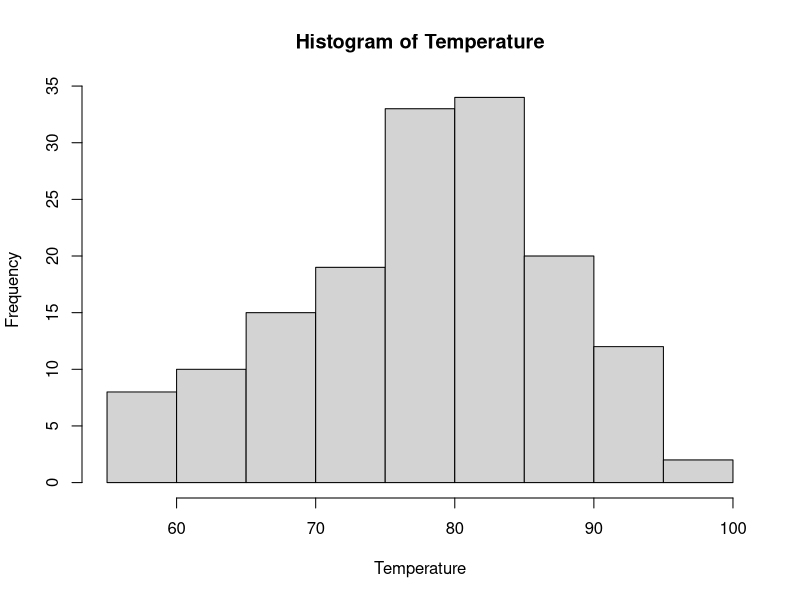
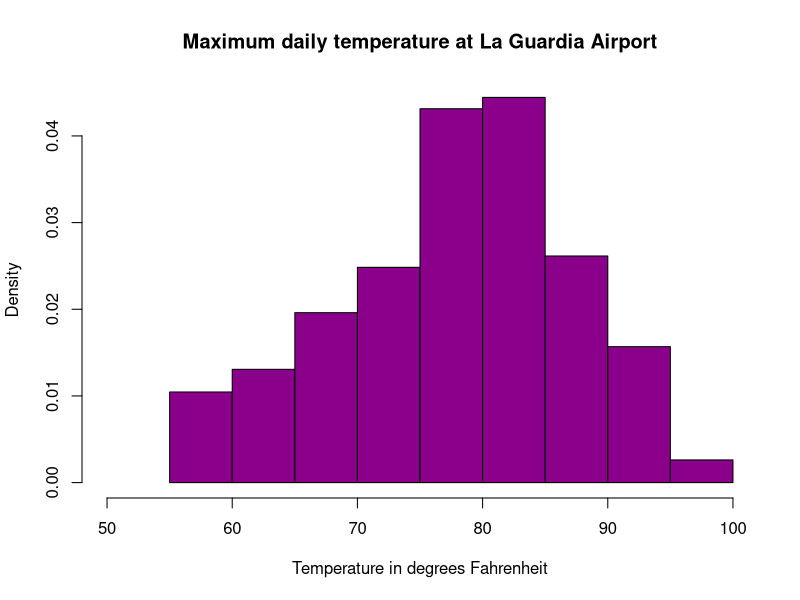
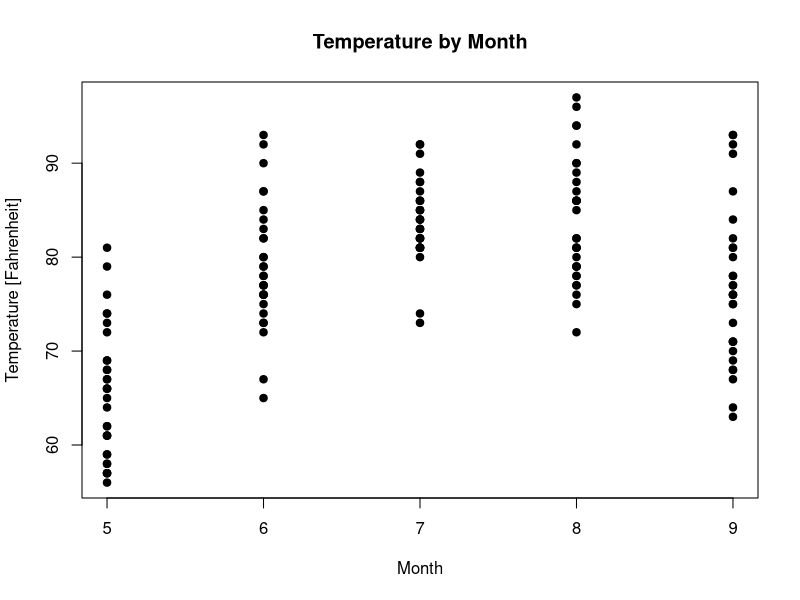
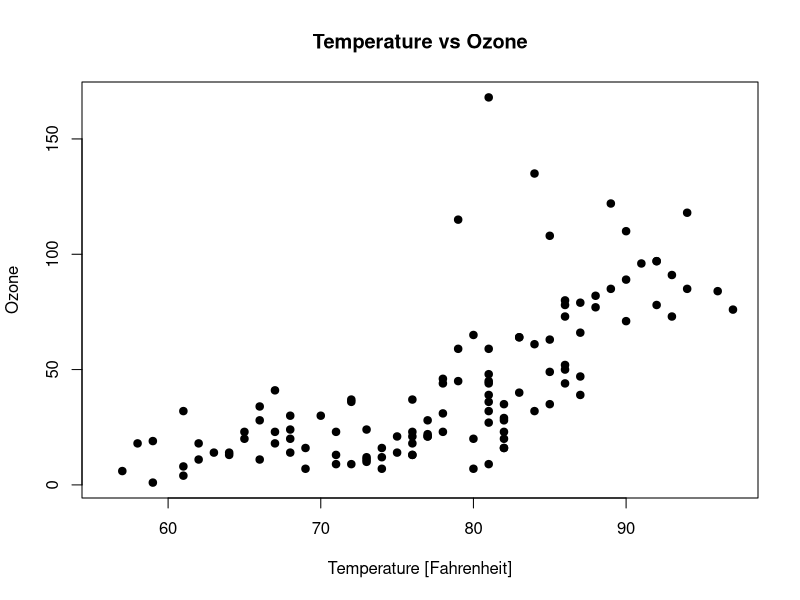

Here is the R script that generated these plots, in order:
###################################################################################
# air_hist.R - Unit 2 Live Session Homework
###################################################################################
# Note: Please reformat these to place into your RMarkdown submission document.
# You can make sure it works here, but make it easy for your grader via RMD
###################################################################################

# You are responsible for the TODOs, but the complete code here will give you
# an idea of what the data look like.  Remember, you might need some of this code 
# directly in your response file to make it work, even if it's not TODO!!

# We will be using the built-in dataset airquality which has daily air quality 
# measurements in New York from May to September 1973
str(airquality)

# Take only Temp columns
Temperature <- airquality$Temp
hist(Temperature)

# Histogram with added parameters
hist(Temperature,
     main="Maximum daily temperature at La Guardia Airport",
     xlab="Temperature in degrees Fahrenheit",
     xlim=c(50,100),
     col="darkmagenta",
     freq=FALSE
)

# TODO: Assignment 2, Q2A: Complete the following code to yield a scatterplot with x as Month and y as Temp
# You're going to customize your plot slightly.  Use the help function to assist you if needed.
# Make the x label "Month" and the y label "Temperature"
# Finally, make the title of the plot "Temperature by Month" 
plot(x = airquality$Month, 
     y = airquality$Temp,
     main = "Temperature by Month",
     xlab = "Month",
     ylab = "Temperature [Fahrenheit]",
     pch = 19)

# TODO: Assignment 2, Q2B: Build a scatter plot with x as Temperature and y as Ozone 
# Complete the following code:
# Make the x label "Temperature" and the y label "Ozone",
# Make the title of the plot "Temperature vs Ozone"
plot(x = airquality$Temp,
     y = airquality$Ozone,
     main = "Temperature vs Ozone",
     xlab = "Temperature [Fahrenheit]",
     ylab = "Ozone",
     pch = 19)